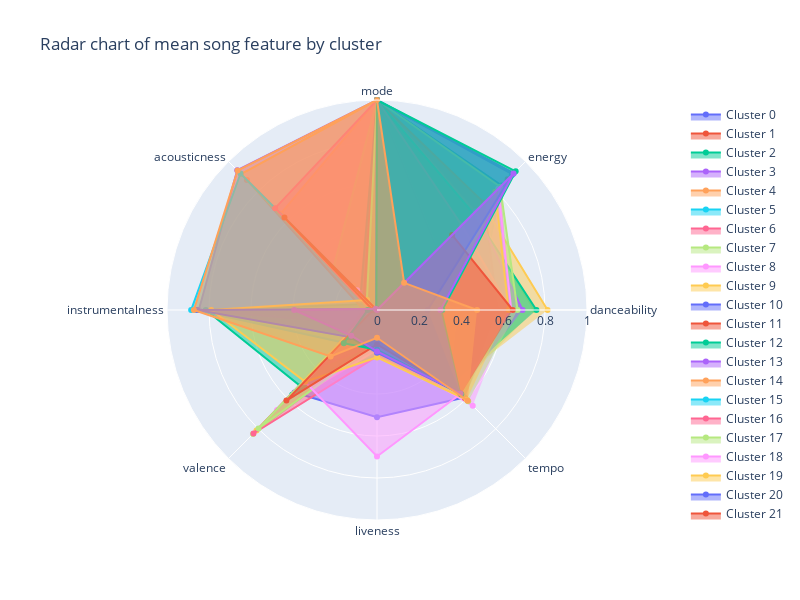

Notebook code for this chart:
### Code cell
# State the label for each arm of the chart
categories = ["danceability", "energy", "mode", "acousticness",
 "instrumentalness", "valence", "liveness", "tempo"]

# Create an empty list to store the objects
trace_objects = []

# Iterate over the unique cluster numbers and add an object for each cluster to the list
for cluster in sorted(scaled_song_features_df['cluster'].unique()):
  cluster_song_means = go.Scatterpolar(
    r=[scaled_song_features_df.loc[scaled_song_features_df["cluster"] == cluster, 'danceability '].mean(),
      scaled_song_features_df.loc[scaled_song_features_df["cluster"] == cluster, 'energy   '].mean(),
      scaled_song_features_df.loc[scaled_song_features_df["cluster"] == cluster, 'mode '].mean(),
      scaled_song_features_df.loc[scaled_song_features_df["cluster"] == cluster, 'acousticness '].mean(),
      scaled_song_features_df.loc[scaled_song_features_df["cluster"] == cluster, 'instrumentalness '].mean(),
      scaled_song_features_df.loc[scaled_song_features_df["cluster"] == cluster, 'valence '].mean(),
      scaled_song_features_df.loc[scaled_song_features_df["cluster"] == cluster, 'liveness '].mean(),
      scaled_song_features_df.loc[scaled_song_features_df["cluster"] == cluster, 'tempo   '].mean()],
    theta=categories,
    fill='toself',
    name=f'Cluster {cluster}'
  )
  trace_objects.append(cluster_song_means)

# Add the objects to the figure
fig = go.Figure()
fig.add_traces(trace_objects)

# Add extras to the plot such as title
# You'll always need `polar=dict(radialaxis=dict(visible=True,range=[0, 1]))` when creating a radar plot
fig.update_layout(
  title_text = 'Radar chart of mean song feature by cluster',
  height = 600,
  width = 800,
  polar=dict(
    radialaxis=dict(
      visible=True,
      range=[0, 1]
    )),
  showlegend=True
)

# Show the initialised plot and the layers
fig.show()

### Figure 1 — Plotly figure (JSON) as saved in the notebook; plotly's stock layout.template omitted (floating-point values rounded to 4 significant figures)
{"data": [{"fill": "toself", "name": "Cluster 0", "r": [0.6053, 0.8309, 1, 0.1125, 0.03128, 0.5557, 0.5105, 0.589], "theta": ["danceability", "energy", "mode", "acousticness", "instrumentalness", "valence", "liveness", "tempo"], "type": "scatterpolar"}, {"fill": "toself", "name": "Cluster 1", "r": [0.4163, 0.8798, 0, 0.02228, 0.03512, 0.2341, 0.1962, 0.5871], "theta": ["danceability", "energy", "mode", "acousticness", "instrumentalness", "valence", "liveness", "tempo"], "type": "scatterpolar"}, {"fill": "toself", "name": "Cluster 2", "r": [0.4701, 0.839, 1, 0.04112, 0.8154, 0.5139, 0.2162, 0.6003], "theta": ["danceability", "energy", "mode", "acousticness", "instrumentalness", "valence", "liveness", "tempo"], "type": "scatterpolar"}, {"fill": "toself", "name": "Cluster 3", "r": [0.2518, 0.1078, 1, 0.9413, 0.8486, 0.09531, 0.1432, 0.4399], "theta": ["danceability", "energy", "mode", "acousticness", "instrumentalness", "valence", "liveness", "tempo"], "type": "scatterpolar"}, {"fill": "toself", "name": "Cluster 4", "r": [0.5649, 0.4051, 1, 0.6484, 0.03701, 0.4512, 0.1713, 0.5522], "theta": ["danceability", "energy", "mode", "acousticness", "instrumentalness", "valence", "liveness", "tempo"], "type": "scatterpolar"}, {"fill": "toself", "name": "Cluster 5", "r": [0.2571, 0.9072, 0, 0.009145, 0.8645, 0.2212, 0.1938, 0.5712], "theta": ["danceability", "energy", "mode", "acousticness", "instrumentalness", "valence", "liveness", "tempo"], "type": "scatterpolar"}, {"fill": "toself", "name": "Cluster 6", "r": [0.5056, 0.2056, 0, 0.876, 0.06331, 0.3451, 0.1773, 0.5172], "theta": ["danceability", "energy", "mode", "acousticness", "instrumentalness", "valence", "liveness", "tempo"], "type": "scatterpolar"}, {"fill": "toself", "name": "Cluster 7", "r": [0.7489, 0.6607, 1, 0.2913, 0.02156, 0.8351, 0.1461, 0.5358], "theta": ["danceability", "energy", "mode", "acousticness", "instrumentalness", "valence", "liveness", "tempo"], "type": "scatterpolar"}, {"fill": "toself", "name": "Cluster 8", "r": [0.6336, 0.8241, 0, 0.07466, 0.02954, 0.6731, 0.1898, 0.6446], "theta": ["danceability", "energy", "mode", "acousticness", "instrumentalness", "valence", "liveness", "tempo"], "type": "scatterpolar"}, {"fill": "toself", "name": "Cluster 9", "r": [0.8123, 0.7133, 0, 0.162, 0.01424, 0.8115, 0.1345, 0.5009], "theta": ["danceability", "energy", "mode", "acousticness", "instrumentalness", "valence", "liveness", "tempo"], "type": "scatterpolar"}, {"fill": "toself", "name": "Cluster 10", "r": [0.2667, 0.9218, 1, 0.009225, 0.3784, 0.1792, 0.2104, 0.558], "theta": ["danceability", "energy", "mode", "acousticness", "instrumentalness", "valence", "liveness", "tempo"], "type": "scatterpolar"}, {"fill": "toself", "name": "Cluster 11", "r": [0.574, 0.7215, 1, 0.08846, 0.01789, 0.3216, 0.1449, 0.5927], "theta": ["danceability", "energy", "mode", "acousticness", "instrumentalness", "valence", "liveness", "tempo"], "type": "scatterpolar"}, {"fill": "toself", "name": "Cluster 12", "r": [0.7592, 0.6495, 1, 0.1091, 0.01587, 0.5709, 0.1489, 0.5026], "theta": ["danceability", "energy", "mode", "acousticness", "instrumentalness", "valence", "liveness", "tempo"], "type": "scatterpolar"}, {"fill": "toself", "name": "Cluster 13", "r": [0.693, 0.6644, 0, 0.1178, 0.006564, 0.3809, 0.1578, 0.5543], "theta": ["danceability", "energy", "mode", "acousticness", "instrumentalness", "valence", "liveness", "tempo"], "type": "scatterpolar"}, {"fill": "toself", "name": "Cluster 14", "r": [0.3839, 0.1717, 1, 0.9155, 0.02928, 0.2268, 0.1776, 0.489], "theta": ["danceability", "energy", "mode", "acousticness", "instrumentalness", "valence", "liveness", "tempo"], "type": "scatterpolar"}, {"fill": "toself", "name": "Cluster 15", "r": [0.3467, 0.1438, 0, 0.9191, 0.885, 0.1805, 0.1335, 0.4778], "theta": ["danceability", "energy", "mode", "acousticness", "instrumentalness", "valence", "liveness", "tempo"], "type": "scatterpolar"}, {"fill": "toself", "name": "Cluster 16", "r": [0.637, 0.5712, 1, 0.686, 0.02787, 0.8318, 0.2209, 0.5697], "theta": ["danceability", "energy", "mode", "acousticness", "instrumentalness", "valence", "liveness", "tempo"], "type": "scatterpolar"}, {"fill": "toself", "name": "Cluster 17", "r": [0.6691, 0.8297, 1, 0.06826, 0.02899, 0.7982, 0.1562, 0.6143], "theta": ["danceability", "energy", "mode", "acousticness", "instrumentalness", "valence", "liveness", "tempo"], "type": "scatterpolar"}, {"fill": "toself", "name": "Cluster 18", "r": [0.6395, 0.8162, 0, 0.1338, 0.01545, 0.4843, 0.6978, 0.5641], "theta": ["danceability", "energy", "mode", "acousticness", "instrumentalness", "valence", "liveness", "tempo"], "type": "scatterpolar"}, {"fill": "toself", "name": "Cluster 19", "r": [0.6268, 0.7967, 0, 0.06695, 0.7893, 0.4834, 0.2256, 0.6047], "theta": ["danceability", "energy", "mode", "acousticness", "instrumentalness", "valence", "liveness", "tempo"], "type": "scatterpolar"}, {"fill": "toself", "name": "Cluster 20", "r": [0.2413, 0.9135, 1, 0.006236, 0.8562, 0.1828, 0.203, 0.5606], "theta": ["danceability", "energy", "mode", "acousticness", "instrumentalness", "valence", "liveness", "tempo"], "type": "scatterpolar"}, {"fill": "toself", "name": "Cluster 21", "r": [0.6464, 0.5059, 0, 0.6233, 0.01937, 0.61, 0.1642, 0.5664], "theta": ["danceability", "energy", "mode", "acousticness", "instrumentalness", "valence", "liveness", "tempo"], "type": "scatterpolar"}, {"fill": "toself", "name": "Cluster 22", "r": [0.3111, 0.9339, 1, 0.004228, 0.04427, 0.2236, 0.1893, 0.5675], "theta": ["danceability", "energy", "mode", "acousticness", "instrumentalness", "valence", "liveness", "tempo"], "type": "scatterpolar"}, {"fill": "toself", "name": "Cluster 23", "r": [0.3022, 0.9194, 0, 0.008644, 0.3943, 0.1734, 0.1974, 0.562], "theta": ["danceability", "energy", "mode", "acousticness", "instrumentalness", "valence", "liveness", "tempo"], "type": "scatterpolar"}, {"fill": "toself", "name": "Cluster 24", "r": [0.4766, 0.1827, 1, 0.9391, 0.8721, 0.3124, 0.1324, 0.6108], "theta": ["danceability", "energy", "mode", "acousticness", "instrumentalness", "valence", "liveness", "tempo"], "type": "scatterpolar"}], "layout": {"height": 600, "polar": {"radialaxis": {"range": [0, 1], "visible": true}}, "showlegend": true, "title": {"text": "Radar chart of mean song feature by cluster"}, "width": 800}}
